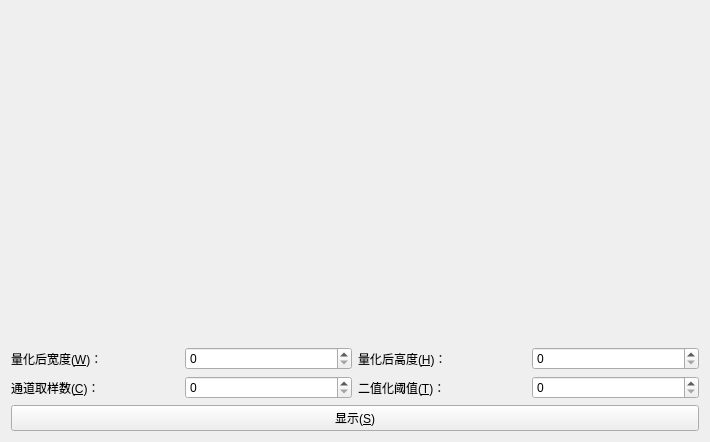
<?xml version="1.0" encoding="UTF-8"?>
<ui version="4.0">
 <class>ImageWidget</class>
 <widget class="QWidget" name="ImageWidget">
  <property name="geometry">
   <rect>
    <x>0</x>
    <y>0</y>
    <width>710</width>
    <height>442</height>
   </rect>
  </property>
  <property name="windowTitle">
   <string>图像处理</string>
  </property>
  <layout class="QVBoxLayout" name="verticalLayout">
   <item>
    <widget class="QLabel" name="_imageBox">
     <property name="text">
      <string/>
     </property>
    </widget>
   </item>
   <item>
    <layout class="QGridLayout" name="gridLayout">
     <item row="0" column="3">
      <widget class="QSpinBox" name="_heightEdit"/>
     </item>
     <item row="0" column="2">
      <widget class="QLabel" name="_heightLab">
       <property name="text">
        <string>量化后高度(&amp;H)：</string>
       </property>
       <property name="buddy">
        <cstring>_heightEdit</cstring>
       </property>
      </widget>
     </item>
     <item row="0" column="1">
      <widget class="QSpinBox" name="_widthEdit"/>
     </item>
     <item row="0" column="0">
      <widget class="QLabel" name="_widthLab">
       <property name="text">
        <string>量化后宽度(&amp;W)：</string>
       </property>
       <property name="buddy">
        <cstring>_widthEdit</cstring>
       </property>
      </widget>
     </item>
     <item row="1" column="1">
      <widget class="QSpinBox" name="_quanEdit"/>
     </item>
     <item row="1" column="0">
      <widget class="QLabel" name="_quanLab">
       <property name="text">
        <string>通道取样数(&amp;C)：</string>
       </property>
       <property name="buddy">
        <cstring>_quanEdit</cstring>
       </property>
      </widget>
     </item>
     <item row="2" column="0" colspan="4">
      <widget class="QPushButton" name="_showBtn">
       <property name="text">
        <string>显示(&amp;S)</string>
       </property>
      </widget>
     </item>
     <item row="1" column="2">
      <widget class="QLabel" name="_threLab">
       <property name="text">
        <string>二值化阈值(&amp;T)：</string>
       </property>
       <property name="buddy">
        <cstring>_threEdit</cstring>
       </property>
      </widget>
     </item>
     <item row="1" column="3">
      <widget class="QSpinBox" name="_threEdit"/>
     </item>
    </layout>
   </item>
  </layout>
 </widget>
 <resources/>
 <connections/>
</ui>
